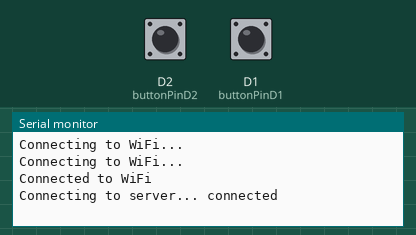
Recording of a sketch running on a simulated ESP8266 (NodeMCU). Parts: the last lines printed to the serial monitor. The inputs (shaded band) are chosen by the test bench; at power-on: D2 (buttonPinD2) HIGH, D1 (buttonPinD1) HIGH. WiFi joins after 1.5 s; servers stay silent unless stated.

Above: at 3.2 s.
3.3 s: D2 (buttonPinD2) pulled LOW for 0.15 s
At 3.58 s:
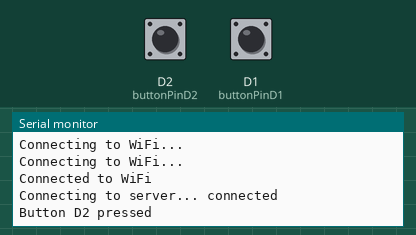
4.9 s: D1 (buttonPinD1) pulled LOW for 0.15 s
At 5.23 s:
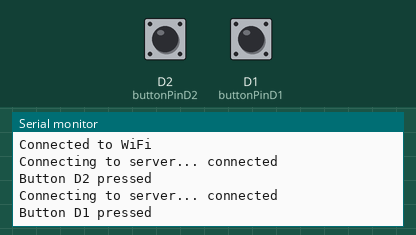

The sketch:

ESP8266-Remote.ino
```cpp
#include <ESP8266WiFi.h>

// SSID and Password of WiFi network
const char* ssid = "";
const char* password = "";

// IP and Port of Vicreo Server
const char* serverAddress = "";
const int serverPort = 10001; // Default port for Vicreo

// Vicreo password hashed with MD5
const String tcpPass = "";

// WiFi client object
WiFiClient client;

// GPIO pins to use for buttons
const int buttonPinD1 = 5;
const int buttonPinD2 = 4;

// Debouncing variables
unsigned long lastDebounceTimeD1 = 0;
unsigned long lastDebounceTimeD2 = 0;
const unsigned long debounceDelay = 50;

// Button state variables
bool buttonStateD1 = HIGH;
bool lastButtonStateD1 = HIGH;

bool buttonStateD2 = HIGH;
bool lastButtonStateD2 = HIGH;

// Connect to WiFi and initialize pins
void setup() {
  Serial.begin(115200);
  WiFi.begin(ssid, password);
  while (WiFi.status() != WL_CONNECTED) {
    delay(1000);
    Serial.println("Connecting to WiFi...");
  }
  Serial.println("Connected to WiFi");

  pinMode(buttonPinD1, INPUT_PULLUP);
  pinMode(buttonPinD2, INPUT_PULLUP);
}

// Main looping code
void loop() {
  char command = Serial.read();

  if (!client.connected()) {
    Serial.print("Connecting to server... ");
    if (client.connect(serverAddress, serverPort)) {
      Serial.println("connected");
    } else {
      Serial.println("connection failed");
    }
  }

  // Check button state for D1
  int readingD1 = digitalRead(buttonPinD1);
  if (readingD1 != lastButtonStateD1) {
    lastDebounceTimeD1 = millis();
  }

  if ((millis() - lastDebounceTimeD1) > debounceDelay) {
    if (readingD1 != buttonStateD1) {
      buttonStateD1 = readingD1;

      if (buttonStateD1 == LOW) {
        Serial.println("Button D1 pressed");
        client.print("{ \"key\":\"left\", \"type\":\"press\", \"password\":\"" + tcpPass + "\" }");
      }
    }
  }

  // Check button state for D2
  int readingD2 = digitalRead(buttonPinD2);
  if (readingD2 != lastButtonStateD2) {
    lastDebounceTimeD2 = millis();
  }

  if ((millis() - lastDebounceTimeD2) > debounceDelay) {
    if (readingD2 != buttonStateD2) {
      buttonStateD2 = readingD2;

      if (buttonStateD2 == LOW) {
        Serial.println("Button D2 pressed");
        client.print("{ \"key\":\"right\", \"type\":\"press\", \"password\":\"" + tcpPass + "\" }");
      }
    }
  }

  // Update lastButtonStateD1 and lastButtonStateD2
  lastButtonStateD1 = readingD1;
  lastButtonStateD2 = readingD2;
}
```

Measured:
- after the input at 3.3 s, the serial monitor: prints a new line after 0.05 s (image 1)
- after the input at 4.9 s, the serial monitor: prints a new line after 0.05 s (image 2)
